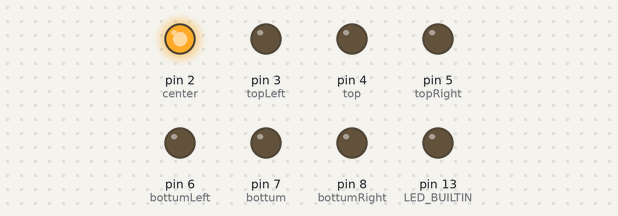
Recording of a sketch running on a simulated Arduino Uno, built with avr-gcc and run on an emulated ATmega328P. Shown: output pins drawn as LEDs (lit = HIGH).

Above: at 0.5 s.
At 2.5 s:
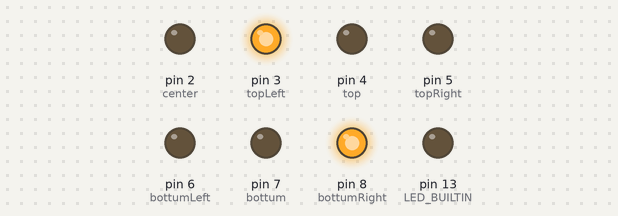
At 3.5 s:
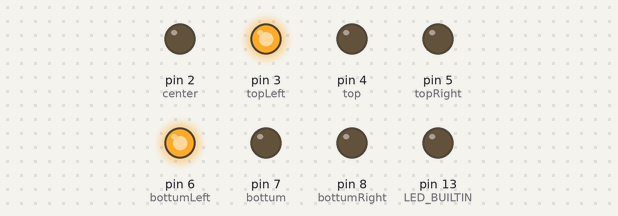
At 5.5 s:
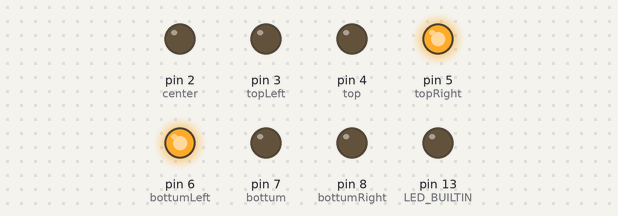
At 7.5 s:
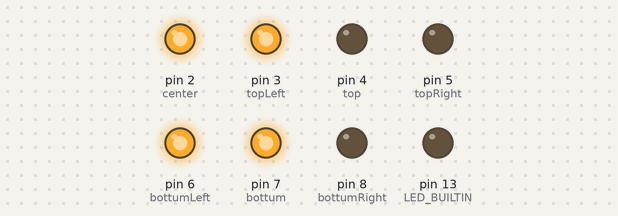
At 10.5 s:
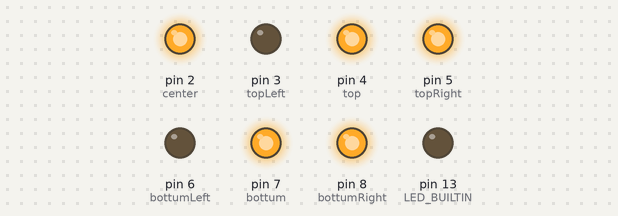
Timing chart, 0 to 11.7 s (numbered marks = the images above):
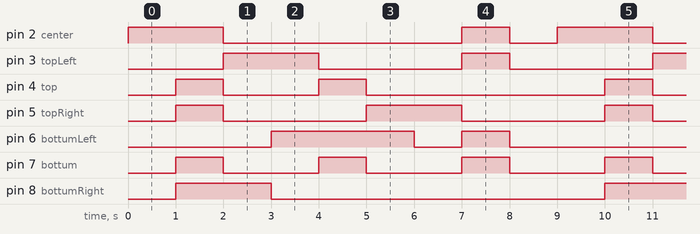

The sketch:

numbersled.ino
```cpp
int center=2;
int topLeft=3;
int top=4;
int topRight=5;
int bottumLeft=6;
int bottum=7;
int bottumRight=8;

int numbers [10][8]={{3,4,5,6,7,8,0},{3,6,0,0,0,0,0},{4,5,6,7,2,0,0},{4,5,7,8,2,0,0},{2,3,5,8,0,0,0},{2,3,4,7,8,0,0},{2,3,4,6,7,8,0,0},{4,5,8,0,0,0,0},{2,3,4,5,6,7,8,0},{2,3,4,5,7,8,0}};
void setup() {
  // initialize digital pin LED_BUILTIN as an output.
  pinMode(LED_BUILTIN, OUTPUT);
  pinMode(topLeft,OUTPUT);
  pinMode(top,OUTPUT);
  pinMode(topRight,OUTPUT);
  pinMode(bottumLeft,OUTPUT);
  pinMode(bottumRight,OUTPUT);
  pinMode(bottum,OUTPUT);
  pinMode(center,OUTPUT);
}
void displayLed(int number){
  for(int i=0;i<9;i++){
    digitalWrite(i,HIGH);
    }
  for(int i=0;i<8;i++){
    digitalWrite(numbers[number][i],LOW);
    }
  }
// the loop function runs over and over again forever
void loop() {
//  digitalWrite(topLeft, LOW);   // turn the LED on (HIGH is the voltage level)
//  digitalWrite(top, LOW);   // turn the LED on (HIGH is the voltage level)
//  digitalWrite(topRight, LOW);   // turn the LED on (HIGH is the voltage level)
//  digitalWrite(bottumLeft, LOW);   // turn the LED on (HIGH is the voltage level)
//  digitalWrite(bottumRight, LOW);   // turn the LED on (HIGH is the voltage level)
//  digitalWrite(bottum, LOW);   // turn the LED on (HIGH is the voltage level)
//  digitalWrite(center, HIGH);   // turn the LED on (HIGH is the voltage level)

for(int i=0;i<9;i++){
  displayLed(i);
  delay(1000);
  }


}
```

Measured:
- by itself, pin 2 (center): repeats every 9.0 s: LOW 5.0 s, HIGH 1.0 s, LOW 1.0 s, HIGH 2.0 s
- by itself, pin 3 (topLeft): repeats every 9.0 s: LOW 3.0 s, HIGH 1.0 s, LOW 3.0 s, HIGH 2.0 s
- by itself, pin 4 (top): repeats every 9.0 s: LOW 2.0 s, HIGH 1.0 s, LOW 5.0 s, HIGH 1.0 s
- by itself, pin 5 (topRight): repeats every 9.0 s: LOW 3.0 s, HIGH 2.0 s, LOW 3.0 s, HIGH 1.0 s
- by itself, pin 6 (bottumLeft): repeats every 9.0 s: LOW 1.0 s, HIGH 1.0 s, LOW 4.0 s, HIGH 3.0 s
- by itself, pin 7 (bottum): alternates HIGH for 1.0 s and LOW for 2.0 s
- by itself, pin 8 (bottumRight): alternates HIGH for 2.0 s and LOW for 7.0 s
